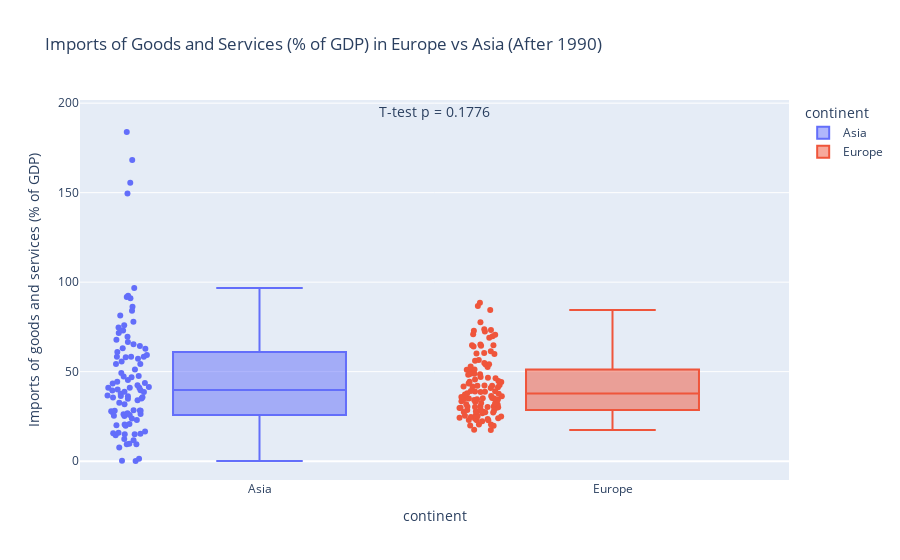

Write notebook code for a chart like this one.
### Code cell
# 2. Is there a significant difference between Europe and Asia with respect to 'Imports of goods and services (% of GDP)' in the years after 1990? (Stats test needed)

import plotly.express as px
from scipy.stats import ttest_ind, levene, shapiro

# Filtered data
filtered = df[
    (df['continent'].isin(['Europe', 'Asia'])) &
    (df['Year'] > 1990) &
    (df['Imports of goods and services (% of GDP)'].notna())
]

# Values
europe_vals = filtered[filtered['continent'] == 'Europe']['Imports of goods and services (% of GDP)']
asia_vals = filtered[filtered['continent'] == 'Asia']['Imports of goods and services (% of GDP)']

# Normality
shapiro_europe = shapiro(europe_vals)
shapiro_asia = shapiro(asia_vals)

# Variance
levene_test = levene(europe_vals, asia_vals)
equal_var = levene_test.pvalue > 0.05

# T-test
ttest = ttest_ind(europe_vals, asia_vals, equal_var=equal_var)

# Plot
fig = px.box(
    filtered,
    x='continent',
    y='Imports of goods and services (% of GDP)',
    color='continent',
    points='all',
    title='Imports of Goods and Services (% of GDP) in Europe vs Asia (After 1990)'
)

# Annotate with p-value
fig.add_annotation(
    x=0.5,
    y=filtered['Imports of goods and services (% of GDP)'].max() + 5,
    text=f"T-test p = {ttest.pvalue:.4f}",
    showarrow=False,
    font=dict(size=14),
    xref='paper',
    yanchor='bottom'
)

fig.show()

### Figure 1 — Plotly figure (JSON) as saved in the notebook; plotly's stock layout.template omitted (floating-point values rounded to 4 significant figures)
{"data": [{"alignmentgroup": "True", "boxpoints": "all", "hovertemplate": "continent=%{x}<br>Imports of goods and services (% of GDP)=%{y}<extra></extra>", "legendgroup": "Asia", "marker": {"color": "#636efa"}, "name": "Asia", "notched": false, "offsetgroup": "Asia", "orientation": "v", "showlegend": true, "type": "box", "x": ["Asia", "Asia", "Asia", "Asia", "Asia", "Asia", "Asia", "Asia", "Asia", "Asia", "Asia", "Asia", "Asia", "Asia", "Asia", "Asia", "Asia", "Asia", "Asia", "Asia", "Asia", "Asia", "Asia", "Asia", "Asia", "Asia", "Asia", "Asia", "Asia", "Asia", "Asia", "Asia", "Asia", "Asia", "Asia", "Asia", "Asia", "Asia", "Asia", "Asia", "Asia", "Asia", "Asia", "Asia", "Asia", "Asia", "Asia", "Asia", "Asia", "Asia", "Asia", "Asia", "Asia", "Asia", "Asia", "Asia", "Asia", "Asia", "Asia", "Asia", "Asia", "Asia", "Asia", "Asia", "Asia", "Asia", "Asia", "Asia", "Asia", "Asia", "Asia", "Asia", "Asia", "Asia", "Asia", "Asia", "Asia", "Asia", "Asia", "Asia", "Asia", "Asia", "Asia", "Asia", "Asia", "Asia", "Asia", "Asia", "Asia", "Asia", "Asia", "Asia", "Asia", "Asia", "Asia", "Asia", "Asia", "Asia"], "x0": " ", "xaxis": "x", "y": [65.29, 58.35, 96.74, 69.51, 58.39, 58.11, 12.35, 15.81, 16.56, 22.95, 45.32, 64.27, 72.94, 14.49, 15.04, 20.1, 26.72, 9.425, 11.72, 14.98, 25.15, 27.12, 28.13, 26.39, 25.39, 1.339, 42.34, 49.19, 28.19, 44.34, 32.59, 35.7, 41.07, 7.643, 9.492, 9.667, 15.6, 81.41, 71.58, 66.63, 91.76, 54.22, 39.59, 36.61, 28.32, 75.86, 47.55, 34.94, 63.06, 74.63, 92.38, 91.05, 86.3, 36.36, 47.33, 67.79, 58.27, 0.2254, 0.07951, 25.74, 37.71, 28.49, 31.72, 35.55, 38.59, 27.92, 39.99, 20.53, 20.77, 15.31, 19.78, 34.03, 59.29, 55.69, 43.36, 36.19, 26.18, 23.78, 34.93, 149.5, 155.5, 168.3, 183.9, 41.03, 43.6, 41.42, 39.49, 40.98, 46.81, 54.32, 61.0, 38.83, 51.24, 57.25, 84.09, 73.04, 62.82, 77.81], "y0": " ", "yaxis": "y"}, {"alignmentgroup": "True", "boxpoints": "all", "hovertemplate": "continent=%{x}<br>Imports of goods and services (% of GDP)=%{y}<extra></extra>", "legendgroup": "Europe", "marker": {"color": "#EF553B"}, "name": "Europe", "notched": false, "offsetgroup": "Europe", "orientation": "v", "showlegend": true, "type": "box", "x": ["Europe", "Europe", "Europe", "Europe", "Europe", "Europe", "Europe", "Europe", "Europe", "Europe", "Europe", "Europe", "Europe", "Europe", "Europe", "Europe", "Europe", "Europe", "Europe", "Europe", "Europe", "Europe", "Europe", "Europe", "Europe", "Europe", "Europe", "Europe", "Europe", "Europe", "Europe", "Europe", "Europe", "Europe", "Europe", "Europe", "Europe", "Europe", "Europe", "Europe", "Europe", "Europe", "Europe", "Europe", "Europe", "Europe", "Europe", "Europe", "Europe", "Europe", "Europe", "Europe", "Europe", "Europe", "Europe", "Europe", "Europe", "Europe", "Europe", "Europe", "Europe", "Europe", "Europe", "Europe", "Europe", "Europe", "Europe", "Europe", "Europe", "Europe", "Europe", "Europe", "Europe", "Europe", "Europe", "Europe", "Europe", "Europe", "Europe", "Europe", "Europe", "Europe", "Europe", "Europe", "Europe", "Europe", "Europe", "Europe", "Europe", "Europe", "Europe", "Europe", "Europe", "Europe", "Europe", "Europe", "Europe", "Europe", "Europe", "Europe", "Europe", "Europe", "Europe", "Europe", "Europe", "Europe", "Europe", "Europe", "Europe", "Europe", "Europe", "Europe", "Europe", "Europe"], "x0": " ", "xaxis": "x", "y": [88.51, 34.19, 44.34, 54.79, 34.53, 37.88, 41.65, 48.33, 56.02, 60.47, 64.81, 73.67, 72.8, 70.93, 56.46, 52.94, 37.28, 41.73, 70.65, 44.23, 45.55, 46.27, 39.0, 44.74, 46.52, 64.1, 30.11, 33.45, 38.89, 48.5, 24.68, 30.46, 30.2, 39.18, 20.51, 22.34, 25.38, 28.42, 22.79, 24.21, 28.2, 36.36, 23.94, 23.05, 30.24, 35.0, 27.85, 46.99, 60.12, 77.62, 29.73, 34.95, 34.51, 42.54, 51.09, 65.18, 73.3, 72.48, 17.49, 20.48, 23.73, 27.79, 59.88, 86.7, 48.78, 54.2, 53.96, 61.45, 30.53, 32.51, 27.25, 29.89, 19.95, 27.11, 32.17, 42.1, 31.85, 35.14, 35.22, 38.65, 36.2, 34.75, 40.82, 43.45, 29.88, 38.73, 52.66, 69.73, 64.47, 64.71, 84.4, 48.73, 51.17, 68.89, 19.75, 25.54, 28.51, 31.7, 25.0, 33.1, 35.77, 41.28, 37.69, 42.12, 42.26, 50.27, 17.35, 30.39, 23.58, 27.48, 22.86, 25.1, 26.69, 27.47], "y0": " ", "yaxis": "y"}], "layout": {"annotations": [{"font": {"size": 14}, "showarrow": false, "text": "T-test p = 0.1776", "x": 0.5, "xref": "paper", "y": 188.9, "yanchor": "bottom"}], "boxmode": "overlay", "legend": {"title": {"text": "continent"}, "tracegroupgap": 0}, "title": {"text": "Imports of Goods and Services (% of GDP) in Europe vs Asia (After 1990)"}, "xaxis": {"anchor": "y", "categoryarray": ["Asia", "Europe"], "categoryorder": "array", "domain": [0, 1], "title": {"text": "continent"}}, "yaxis": {"anchor": "x", "domain": [0, 1], "title": {"text": "Imports of goods and services (% of GDP)"}}}}
